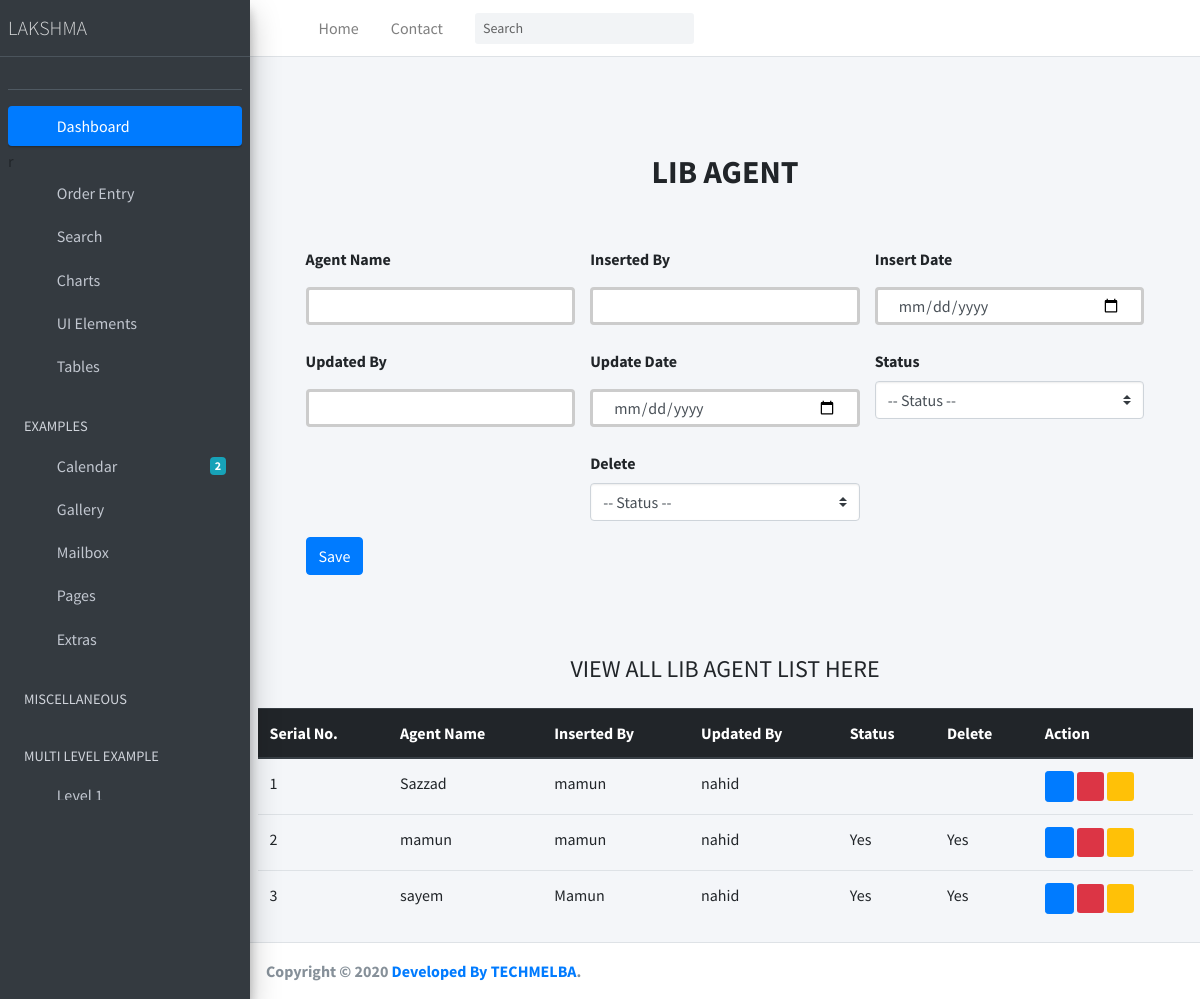
The page /lib_agent/ on the database its author committed.
### Lakshma_ERP_App/models.py (models this page shows, shortened)
class LibAgent(models.Model):
    STATUS = (
        ('Yes', 'Yes'),
        ('No', 'No'),
    )
    agent_name = models.CharField(max_length=200, null=True)
    inserted_by = models.CharField(max_length=120, null=True)
    insert_date = models.DateTimeField(default=now)
    updated_by = models.CharField(max_length=120, null=True)
    update_date = models.DateTimeField(default=now)
    status_active = models.CharField(max_length=20, choices=STATUS, default=0, null=True)
    is_deleted = models.CharField(max_length=20, choices=STATUS, default=1, null=True)

### Lakshma_ERP_App/views.py (the view, shortened to what this page needs)
# urls.py: path('lib_agent/', LibAgentInfo.as_view(), name='LibAgentInfo'),
class LibAgentInfo(View):
    def get(self, request):
        agents = LibAgent.objects.all()
        context = {
            'agents': agents
        }
        return render(request, 'Order_Entry/lib_agent.html', context)

### templates/Order_Entry/lib_agent.html (shortened to what this page needs)
{% extends 'index.html' %}
{% block body %}
<div class="container p-5 bg-color">
    <div class="py-5 text-center">
      <h2 class="text-uppercase font-weight-bold">LIB AGENT</h2>
    </div>
    <div class="col-md-12 order-md-1 mb-2">
      <form class="needs-validation " method="post" action="" enctype="multipart/form-data">
        <div class="row justify-content-center">
           <div class="col-md-4 mb-3">
            <label for="agent_name       ">Agent Name</label>
            <input
            name="agent_name   "
              type="text"
              class="form-control"
              id="agent_name  "
              placeholder=""
              value=""
              required=""
            />
          </div>
          <div class="col-md-4 mb-3">
            <label for="inserted_by    ">Inserted By</label>
            <input
              name="inserted_by    "
              type="text"
              class="form-control"
              id="inserted_by    "
              placeholder=""
              value=""
            />
          </div>
          <div class="col-md-4 mb-3">
            <label for="insert_date    ">Insert Date</label>
            <input
              name="insert_date    "
              type="date"
              class="form-control"
              id="insert_date    "
              placeholder=""
              value=""
            />
          </div>
          <div class="col-md-4 mb-3">
            <label for="updated_by    ">Updated By</label>
            <input
              name="updated_by    "
              type="text"
              class="form-control"
              id="updated_by    "
              placeholder=""
              value=""
            />
          </div>
          <div class="col-md-4 mb-3">
            <label for="update_date    ">Update Date</label>
            <input
              name="update_date    "
              type="date"
              class="form-control"
              id="update_date    "
              placeholder=""
              value=""
            />
          </div>
          <div class="col-md-4 mb-3">
            <label for="status_active    ">Status</label>
            <select
            name="status_active "
            class="custom-select d-block w-100"
            id="status_active "
          >
          <option value="">-- Status --</option>
          </select>
          </div>
          <div class="col-md-4 mb-3">
            <label for="is_deleted     ">Delete</label>
            <select
            name="is_deleted  "
            class="custom-select d-block w-100"
            id="is_deleted  "
          >
          <option value="">-- Status --</option>
          </select>
          </div>
        </div>
        <button type="submit" class="btn btn-primary">Save</button>
      </form>
    </div>
    </div>
    <div class="container mt-4">
      <h4 class="text-center mb-4">VIEW ALL LIB AGENT LIST HERE</h4>
      <div class="table-responsive">
      <table class="table table-hover">
        <thead class="thead-dark">
          <tr>
            <th scope="col">Serial No.</th>
            <th scope="col">Agent Name</th>
            <th scope="col">Inserted By</th>
            <th scope="col">Updated By</th>
            <th scope="col">Status</th>
            <th scope="col">Delete</th>
            <th scope="col">Action</th>
          </tr>
        </thead>
        <tbody>
          {% for i in agents  %}
          <tr>
            <td>{{i.id}}</td>
            <td>{{i.agent_name}}</td>
            <td>{{i.inserted_by}}</td>
            <td>{{i.updated_by}}</td>
            <td>{{i.status_active}}</td>
            <td>{{i.is_deleted}}</td>
            <td>
             <a href="/view_sub_department/{{i.id}}"><i class="fas fa-eye btn btn-primary btn-sm" ></i></a>
             <a href="/edit_sub_department/{{i.id}}"><i class="fas fa-pencil-alt btn-danger btn-sm"></i></a>
             <a href="/delete_sub_department/{{i.id}}"><i class="far fa-trash-alt btn-warning btn-sm"></i></a>
            </td>
          </tr>
          {% endfor %}
        </tbody>
      </table>
      </div>
    </div>
{%endblock body%}

### templates/index.html (style rules this page uses)
input[type=text] { width: 100%; padding: 12px 20px; margin: 8px 0; box-sizing: border-box; border: 3px solid #ccc; -webkit-transition: 0.5s; transition: 0.5s; outline: none; }
input[type=date] { width: 100%; padding: 12px 20px; margin: 8px 0; box-sizing: border-box; border: 3px solid #ccc; -webkit-transition: 0.5s; transition: 0.5s; outline: none; }

### rows shown on the page
LibAgent: id "1", agent_name "Sazzad", inserted_by "mamun", updated_by "nahid"
LibAgent: id "2", agent_name "mamun", inserted_by "mamun", updated_by "nahid", status_active "Yes", is_deleted "Yes"
LibAgent: id "3", agent_name "sayem", inserted_by "Mamun", updated_by "nahid", status_active "Yes", is_deleted "Yes"
